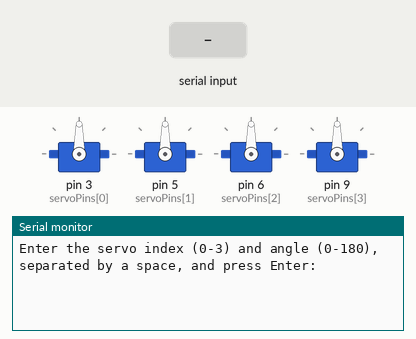
Simulated run of this sketch. Board: Arduino Uno, built with avr-gcc and run on an emulated ATmega328P. Parts: 4 × servo, the last lines printed to the serial monitor. The test bench sets the inputs (shaded band).

Above: at 1.2 s.
1.3 s: "90,45\n" received over Serial
At 2.1 s:
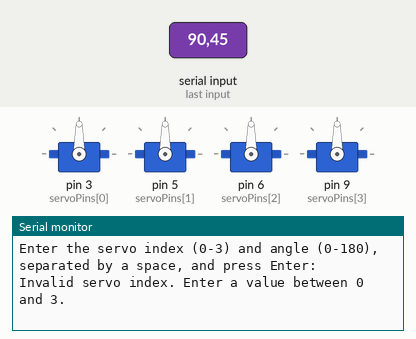
2.8 s: "1,90\n" received over Serial
At 3.2 s:
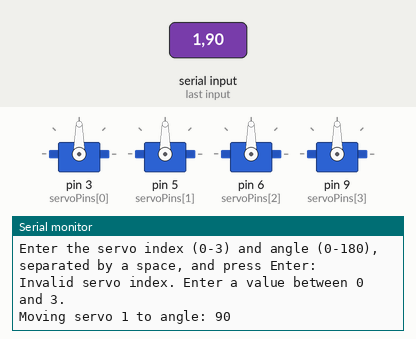

The sketch:

al_calibration_code_for_servo_motors__without_PWM_modulator_.ino
```cpp
#include <Servo.h>

const int numServos = 4;  // Number of servos
Servo servos[numServos];  // Create an array of Servo objects

int servoPins[numServos] = {3, 5, 6, 9};  // Pin numbers for each servo

void setup() {
  Serial.begin(9600);  // Initialize serial communication
  Serial.println("Enter the servo index (0-3) and angle (0-180), separated by a space, and press Enter:");

  // Attach each servo to its corresponding pin
  for (int i = 0; i < numServos; ++i) {
    servos[i].attach(servoPins[i]);
  }
}

void loop() {
  if (Serial.available() > 0) {
    // Read the servo index and angle from serial input
    int servoIndex = Serial.parseInt();
    int angle = Serial.parseInt();

    // Ensure the servo index is within valid bounds
    if (servoIndex >= 0 && servoIndex < numServos) {
      // Ensure the angle is within valid bounds (0-180)
      if (angle < 0) {
        angle = 0;
      } else if (angle > 180) {
        angle = 180;
      }

      servos[servoIndex].write(angle);  // Set servo angle
      Serial.print("Moving servo ");
      Serial.print(servoIndex);
      Serial.print(" to angle: ");
      Serial.println(angle);
    } else {
      Serial.println("Invalid servo index. Enter a value between 0 and 3.");
    }

    // Clear the serial input buffer to prevent repeated reading of the same value
    while (Serial.available() > 0) {
      Serial.read();
    }
  }
}
```

Measured:
- after the input at 1.3 s, the serial monitor: prints a new line at once (image 1)
- after the input at 2.8 s, the serial monitor: prints a new line at once (image 2)
